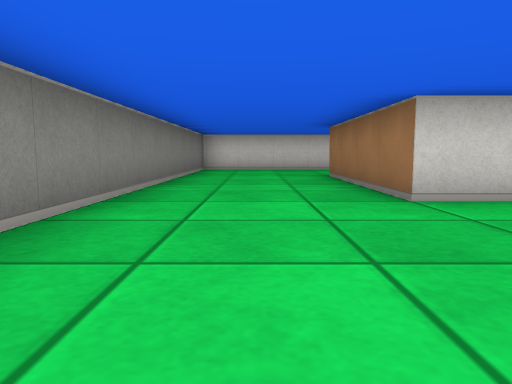
view 1 (above)

17 first-person views from a walk through a cub3D ray-caster map. The camera is about half as high as the walls, tilts 6° down and sees 70° across. The floor is counted in squares. Each view is taken from the middle of a square. On the plan, view 1 faces up. The plan holds only what a view shows up to about 9 squares ahead; the rest is blank.

view 2
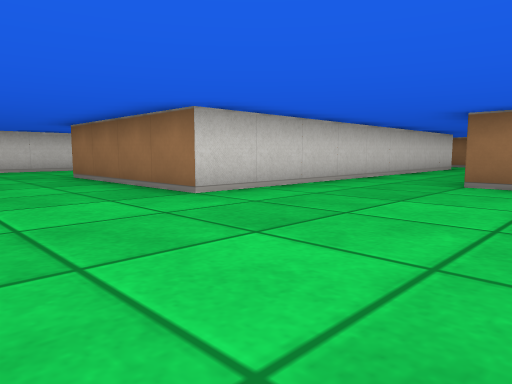

view 3
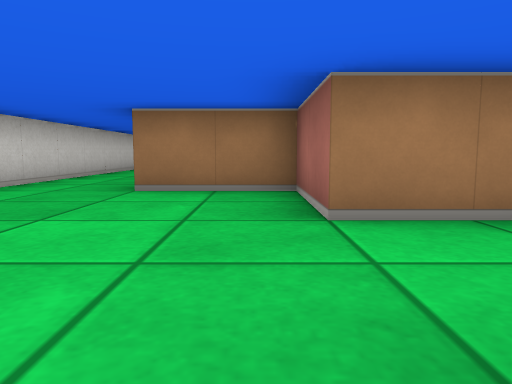

view 4
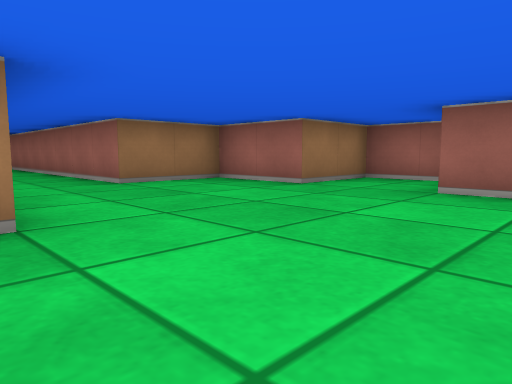

view 5
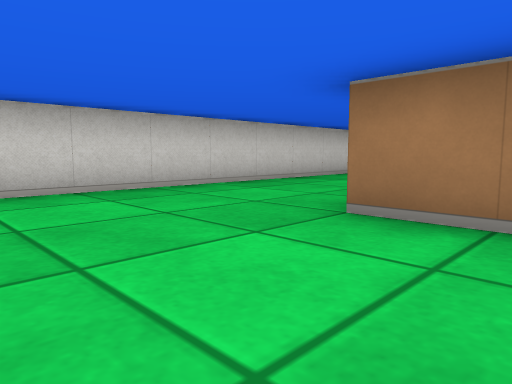

view 6
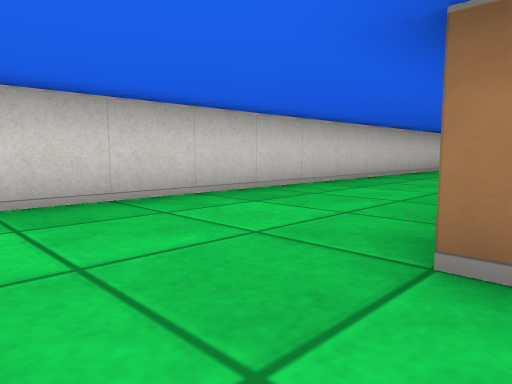

view 7
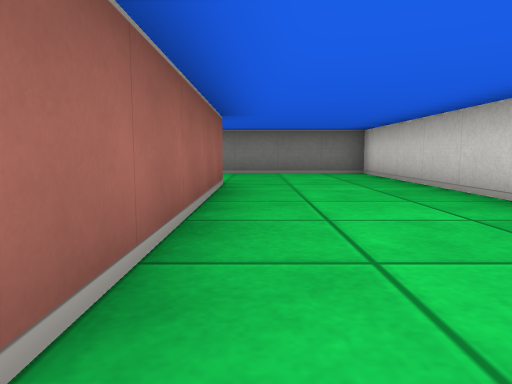

view 8
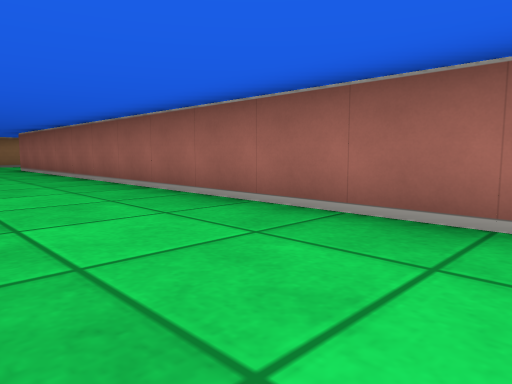

view 9
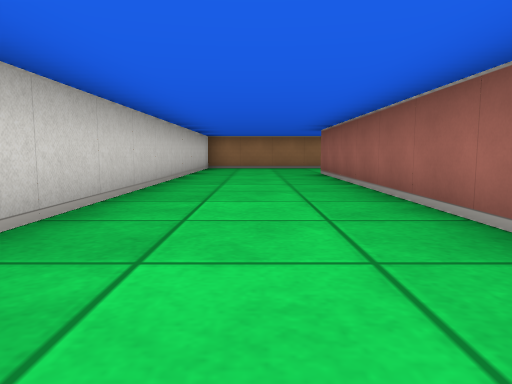

view 10
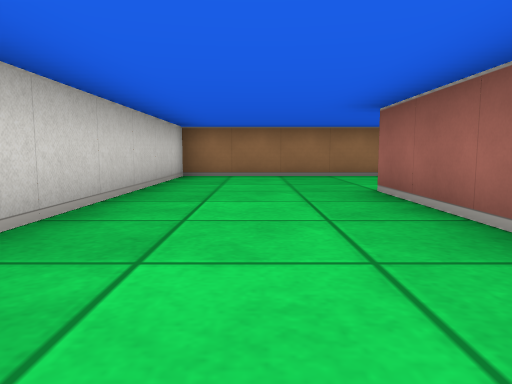

view 11
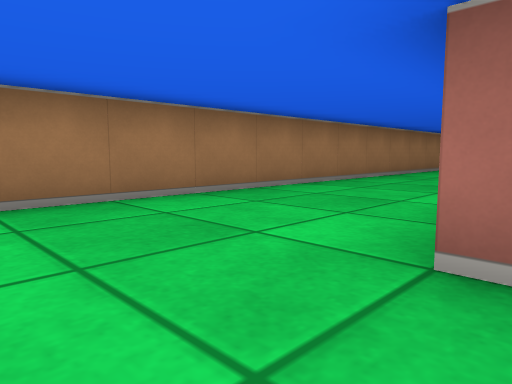

view 12
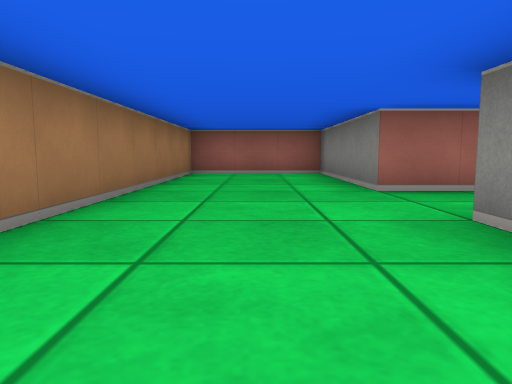

view 13
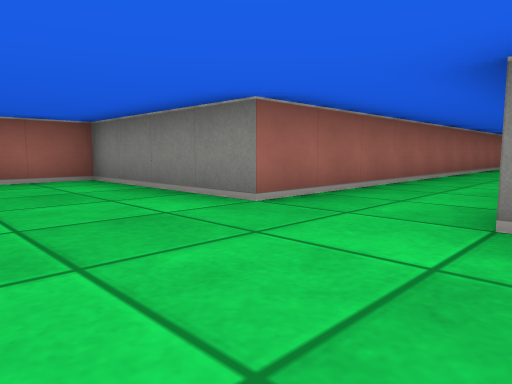

view 14
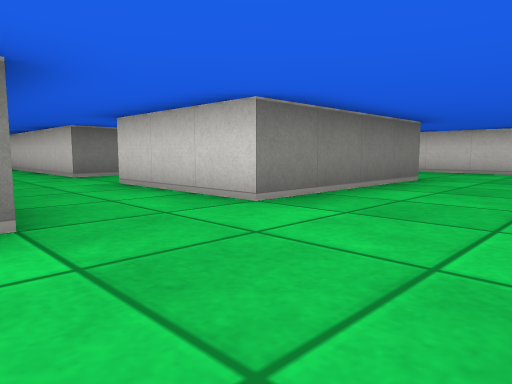

view 15
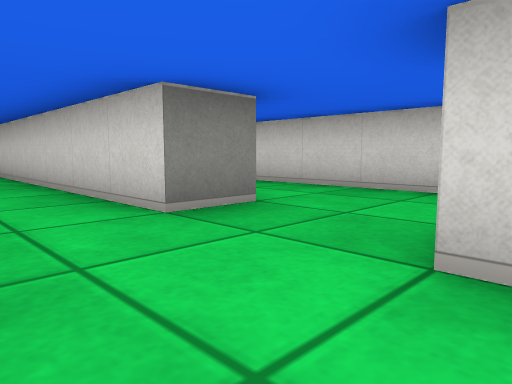

view 16
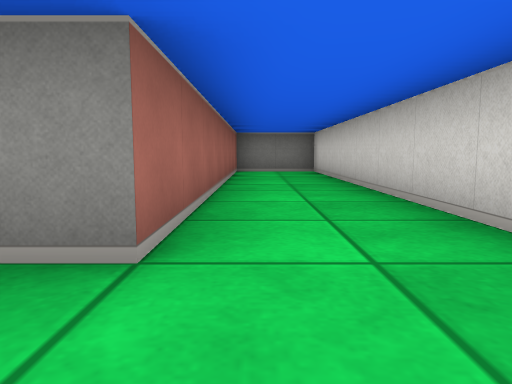

view 17
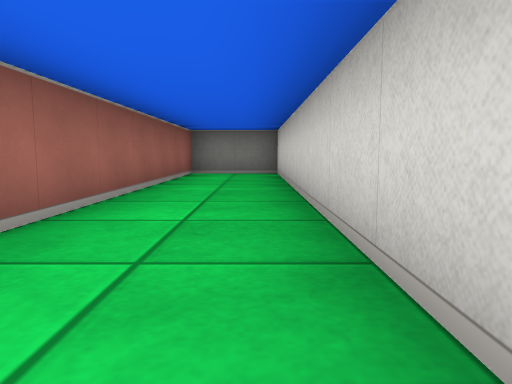

### Floor plan
Ten units are one square. View 1 is at (0, 0); x grows to the right and y downward. Boxes are objects, and circles mark ways between rooms. Rooms are numbered by the first view taken in them; rooms with no view inside come last. Other rooms are left out.
<svg viewBox="-20 -110 210 140">
<path fill="none" stroke="#000" d="M105 -45 105 -35 15 -35 15 -75 155 -75 155 -35 125 -35M11 25 25 25 25 5 45 5 45 -15 155 -15 155 25 185 25 185 -105 -15 -105 -15 -20M-2 5 5 5M116 -65 25 -65 25 -45 105 -45"/>
<circle cx="115" cy="-40" r="3" fill="#2a7"/>
<text x="80" y="-30">1</text>
<text x="80" y="-60">2</text>
</svg>
Room 1 opens to room 2.

Where each view was taken, in squares from view 1:
view 1: 0 up, 0 right, facing up
view 2: 0 up, 1 left, facing up-right
view 3: 0 up, 0 right, facing right
view 4: 4 up, 1 left, facing down-right
view 5: 6 up, 1 left, facing up-right
view 6: 7 up, 0 right, facing up-right
view 7: 8 up, 7 right, facing left
view 8: 10 up, 4 right, facing down-right
view 9: 9 up, 7 right, facing right
view 10: 9 up, 11 right, facing right
view 11: 9 up, 15 right, facing down-right
view 12: 6 up, 17 right, facing down
view 13: 4 up, 18 right, facing down-left
view 14: 1 up, 18 right, facing up-left
view 15: 2 up, 13 right, facing up-left
view 16: 5 up, 12 right, facing left
view 17: 6 up, 11 right, facing left
